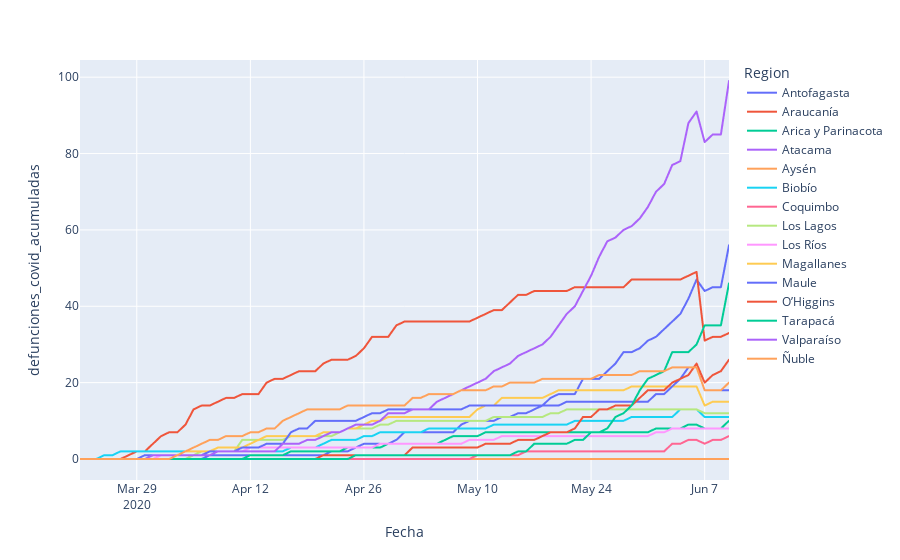

Write notebook code for a chart like this one.
### Code cell
px.line(muertes_covid.query('Region not in ["Total", "Metropolitana"]'), 
        x='Fecha', y='defunciones_covid_acumuladas', color='Region')
